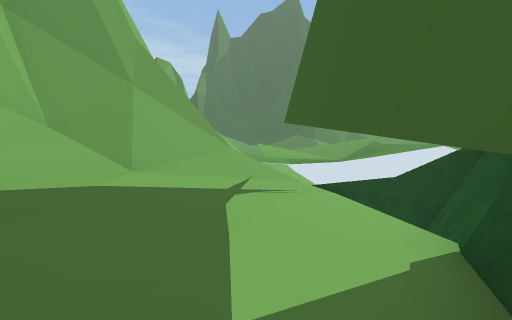
View 1 (above)

12 first-person views from a walk through a 3-D level made in the Unity game engine. The camera is 1.3 m above the floor, tilts 2° down and sees 85° across. The floor is counted in squares, 2 m on a side. Each view is taken from the middle of a square. On the plan, view 1 faces up. The plan holds only what a view shows up to about 9 squares ahead; the rest is blank. The place goes on beyond the plan. The player character is not drawn. Some animated figures are left out.

View 2
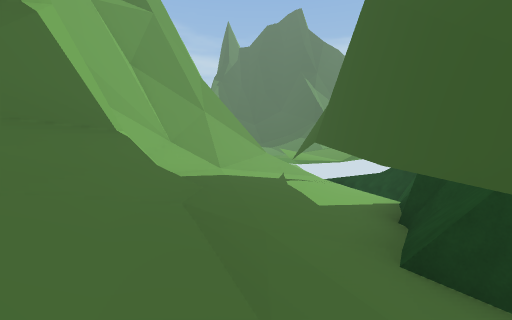

View 3
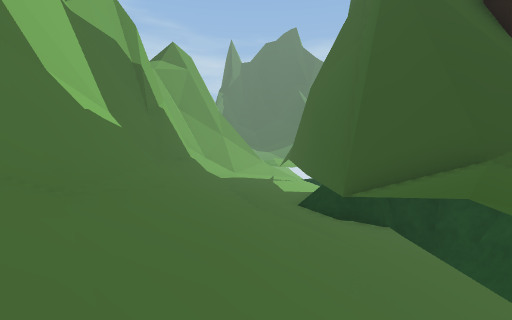

View 4
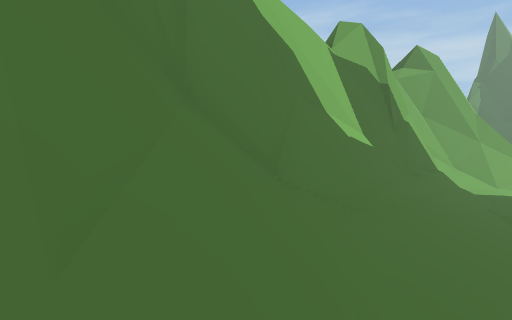

View 5
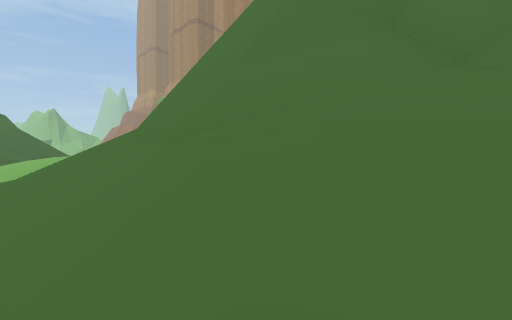

View 6
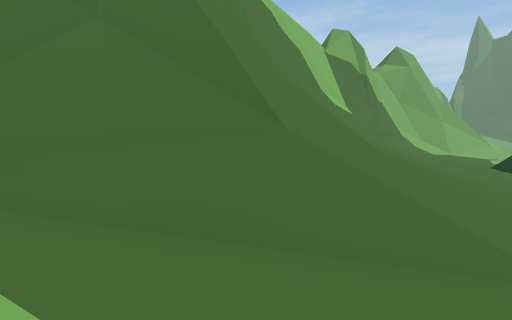

View 7
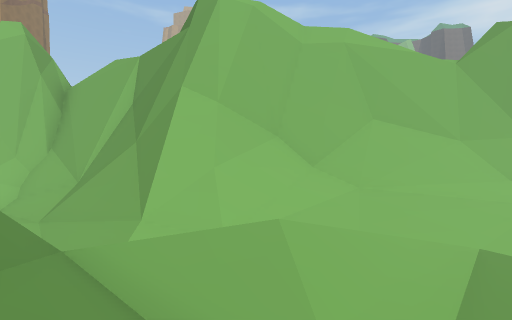

View 8
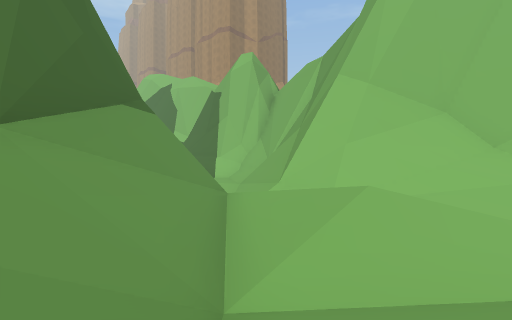

View 9
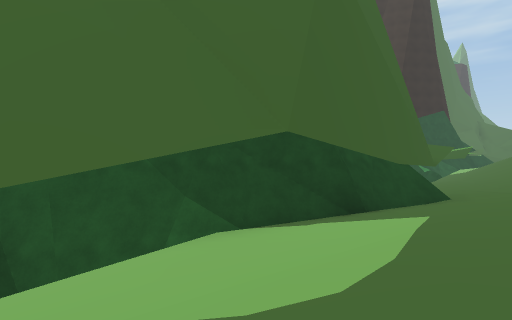

View 10
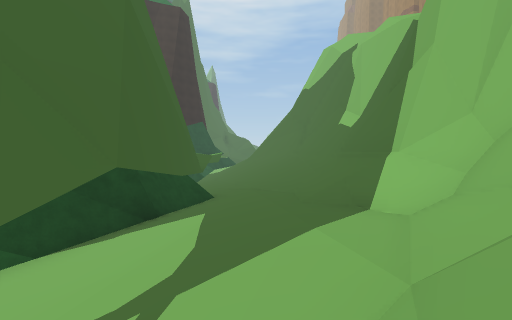

View 11
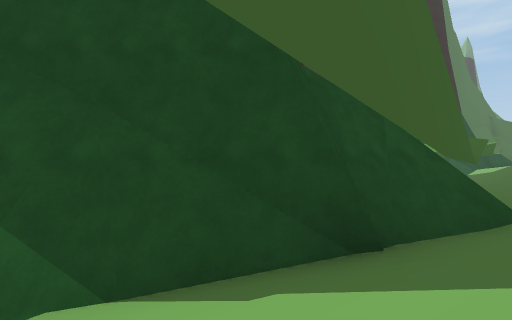

View 12
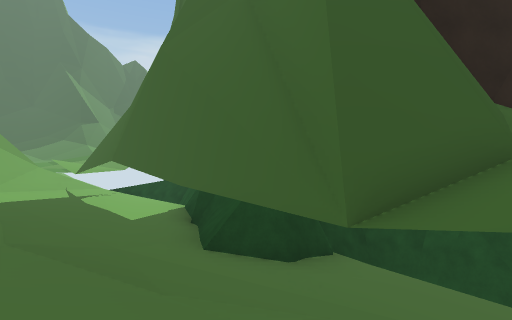

### Floor plan
Key: @ floor where view 1 was taken; # wall or solid block; . main floor; : floor 0.5 m higher than the main floor; - floor 0.5 m lower than the main floor; + floor 0.75 m higher than the main floor; _ floor 0.75 m lower than the main floor; * floor 7.25 m higher than the main floor; / step, stairs or slope; = window, fence, low wall or low ledge; ^ raised ledge; v drop or lower ground.
Columns run from 6 left of view 1 to 5 right of it. Each row starts with its distance up from view 1.
 16   ^/
 15   #//
 14   ##//
 13   ##//
 12   ##///+
 11   ##///+/ /
 10   #/////+//
  9  ###////+//
  8  ####/////#
  7  #v###//###
  6  v=##//./##
  5 /v^/=/.-/#
  4 v*#//:.-_#
  3 /v#/+:.-_#
  2  ##/+:.-##
  1  ##//:.-#
  0  ##//:@##
 -1 ###//./###
 -2  ##//..-_##
 -3   ^///.#_###
 -4   ^#//.-/#=#
 -5   ^#///-/
 -6   ##///-
 -7  v#////-
 -8   ##///=
 -9    ##//
-10    ###//
-11   ###//.
-12   #/=/.-
-13       .-

Where each view was taken, in squares from view 1:
view 1: 0 up, 0 right, facing up
view 2: 3 down, 1 left, facing up
view 3: 8 down, 1 left, facing up
view 4: 9 down, 1 left, facing up-left
view 5: 6 down, 1 right, facing down-left
view 6: 12 down, 1 right, facing up-left
view 7: 9 up, 4 right, facing left
view 8: 11 up, 4 right, facing down-left
view 9: 5 up, 1 left, facing down-right
view 10: 6 up, 1 left, facing down
view 11: 3 up, 0 right, facing down-right
view 12: 4 down, 2 left, facing up-right
